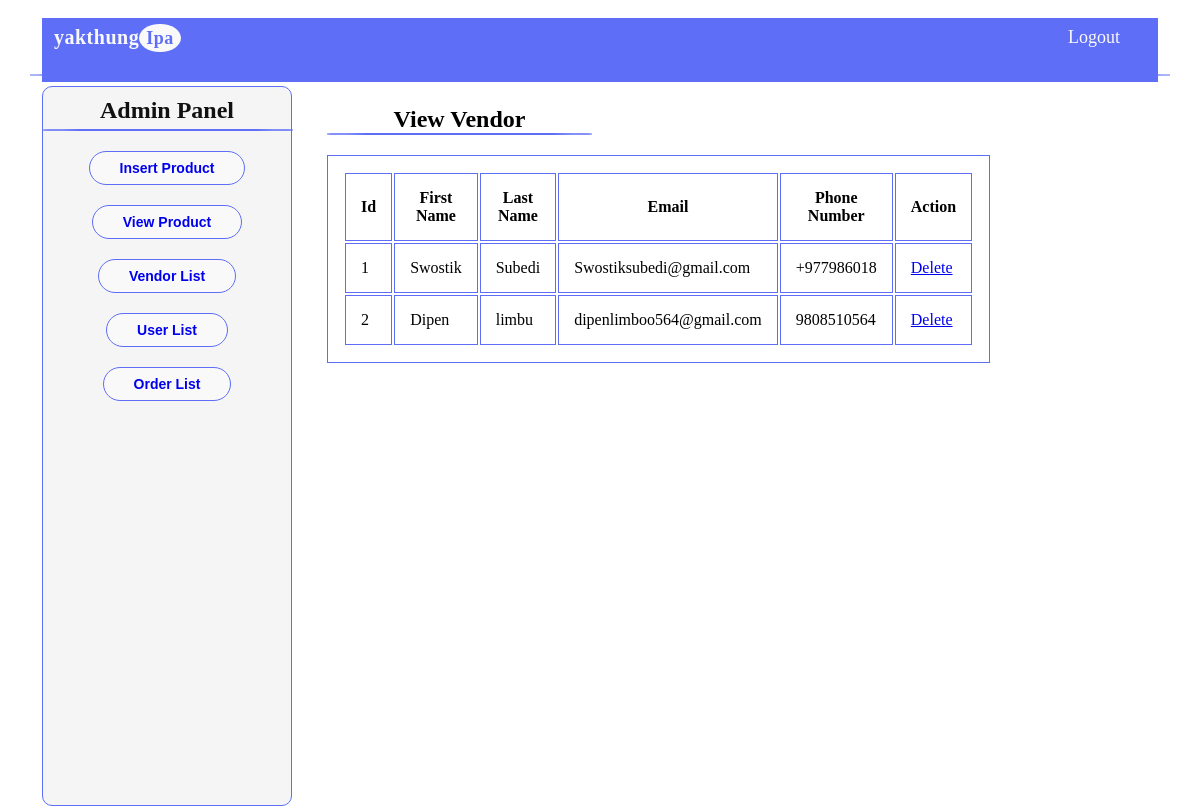
The page /admin/vendorlist.php on the database its author committed.
### tables this page shows
CREATE TABLE `vendor_info` (
  `id` int(11) NOT NULL,
  `fname` varchar(50) DEFAULT NULL,
  `lname` varchar(50) DEFAULT NULL,
  `Email` varchar(50) DEFAULT NULL,
  `number` varchar(10) DEFAULT NULL
);

### admin/vendorlist.php (the view, shortened to what this page needs)
<?php require('../Include/connection.php');
$query = "SELECT * FROM vendor_info";
$result = mysqli_query($connection, $query);
?>
<!DOCTYPE html>
<html lang="en">
<head>
    <link rel="stylesheet" href="../CSS/style.css">
    <link rel="stylesheet" href="path/to/font-awesome/css/font-awesome.min.css">
    <link rel="stylesheet" href="https://cdnjs.cloudflare.com/ajax/libs/font-awesome/6.2.1/css/all.min.css" />
    <link rel="stylesheet" href="https://cdnjs.cloudflare.com/ajax/libs/font-awesome/4.7.0/css/font-awesome.min.css">
</head>
<body>
    <header>
        <nav>
            <div class="navi">
                <div class="logo">
                    <h3>yakthung<span>Ipa</span></h3>
                </div>
                <div class="navigator">
                    <ul>
                        <li><a href="../PHP/product.php">Logout</a></li>
                    </ul>
            </div>
        </div>
        </nav>
    </header>
    <section id="admin">
        <div class="dashboard">
            <h4>Admin Panel</h4>
            <hr>
            <div class="crud">
                <button><a href="./adminpanel.php">Insert Product</a></button>
                <button><a href="./viewpanel.php">View Product</a></button>
                <button><a href="./vendorlist.php">Vendor List</a></button>
                <button><a href="./userlist.php">User List</a></button>
                <button><a href="#">Order List</a></button>
            </div>
        </div>
        <div class="cont1">
            <div class="div1">
            <h1>View Vendor</h1><hr>
    <?php if (mysqli_num_rows($result)> 0) {?>
        <table>
            <tr>
                <th>Id</th>
                <th>First Name</th>
                <th>Last Name</th>
                <th>Email</th>
                <th>Phone Number</th>
                <th colspan="2">Action</th>
            </tr>
            <?php while($row = mysqli_fetch_array($result)){?>
                <tr>
                    <td><?php echo $row['id']?></td>
                    <td><?php echo $row['fname'];?></td>
                    <td><?php echo $row['lname'];?></td>
                    <td><?php echo $row['Email'];?></td>
                    <td><?php echo $row['number'];?></td>
                    <td><a href = "deletevendor.php?id=<?php echo $row['id']; ?>">Delete</a></td>
                </tr>
                <?php } ?>
        </table>
        <?php
    }
    else{
        echo "No data";
    }
    ?>
</body>
</html>

### CSS/style.css (style rules this page uses)
* { margin: 0; padding: 0; box-sizing: border-box; }
body { font-family: 'Mulish'; width: 100%; background-color: white; }
header { padding: 10px 30px; }
nav { display: flex; flex-wrap: wrap; justify-content: space-between; text-align: center; padding: 8px 12px 0px 12px; height: 8vh; width: 100%; }
.logo h3 { color: dimgray; font-size: 20px; cursor: pointer; letter-spacing: 0.5px; }
.logo h3 span { border-radius: 50%; padding: 4px 7px; color: white; background-color: #5e6ef7; cursor: pointer; font-size: 18px; margin-right: 2px; }
.navigator ul { display: flex; list-style: none; }
.navigator ul li a { font-size: 18px; display: flex; text-decoration: none; color: #696969; padding: 0 10px; margin: 0 15px; border: 1px solid transparent; border-radius: 15px; transition: 0.5s ease; }
button { color: #5e6ef7; background-color: #f9f9f9; text-decoration: none; font-size: 14px; margin: auto; border: 1.5px solid #5e6ef7; border-radius: 30px; font-weight: bold; padding: 8px 30px; transition: 0.5s; }
.div1 { height: 200px; width: 335px; padding: 20px 35px; }
hr { width: 50px; margin: auto; border: 1.5px solid #5e6ef7; border-radius: 25%; }
.dashboard { width: 250px; margin-left: 42px; border: 1px solid #5e6ef7; border-radius: 10px; background-color: whitesmoke; text-align: center; }
.dashboard h4 { color: #111111; font-size: 24px; margin-top: 10px; cursor: pointer; }
.dashboard hr { width: 250px; margin-top: 5px; border: 1px solid #5e6ef7; }
.crud button { color: #5e6ef7; background-color: #f9f9f9; font-size: 14px; margin-top: 20px; border: 1.5px solid #5e6ef7; border-radius: 30px; font-weight: bold; padding: 8px 30px; transition: 0.5s; }
.crud button a { text-decoration: none; }
.cont1 .div1 hr { width: auto; margin-bottom: 20px; }
.cont1 .div1 h1 { text-align: center; }
.cont1 .div1 table, th, td { border: 1px solid #5e6ef7; padding: 15px; }
#admin { display: flex; height: 90vh; }
.navi { display: flex; flex-wrap: wrap; justify-content: space-between; text-align: center; padding: 8px 12px 0px 12px; height: 8vh; width: 100%; background-color: #5e6ef7; }
.navi .logo h3 { color: #f9f9f9; font-size: 20px; cursor: pointer; letter-spacing: 0.5px; }
.navi .logo h3 span { border-radius: 50%; padding: 4px 7px; color: #5e6ef7; background-color: #f9f9f9; cursor: pointer; font-size: 18px; margin-right: 2px; }
.navi .navigator ul { display: flex; list-style: none; }
.navi .navigator ul li a { font-size: 18px; display: flex; text-decoration: none; color: #f9f9f9; padding: 0 10px; margin: 0 15px; border: 1px solid transparent; border-radius: 15px; transition: 0.5s ease; }

### rows shown on the page
vendor_info: id "1", fname "Swostik", lname "Subedi", Email "Swostiksubedi@gmail.com", number "+977986018"
vendor_info: id "2", fname "Dipen", lname "limbu", Email "dipenlimboo564@gmail.com", number "9808510564"
